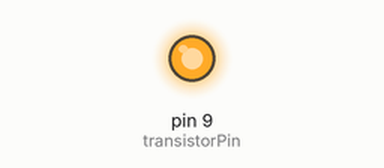
Bench run of a sketch on a simulated Arduino Uno, built with avr-gcc and run on an emulated ATmega328P. Parts: output pins drawn as LEDs (lit = HIGH).

Above: at 1.0 s.
At 5.5 s:
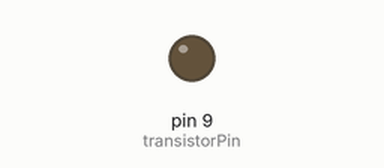
Timing chart, 0 to 6.9 s (numbered marks = the images above):
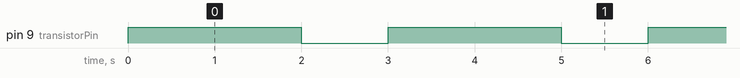

The sketch:

photoresistor.ino
```cpp
// Pin for the transistor base
int transistorPin = 9;

void setup() {
  // Set the transistor pin as an output
  pinMode(transistorPin, OUTPUT);
}

void loop() {
  // Turn on the motor
  digitalWrite(transistorPin, HIGH);
  delay(2000);  // Run for 2 seconds

  // Turn off the motor
  digitalWrite(transistorPin, LOW);
  delay(1000);  // Pause for 1 second
}
```

Measured:
- by itself, pin 9 (transistorPin): alternates HIGH for 2.0 s and LOW for 1.0 s
